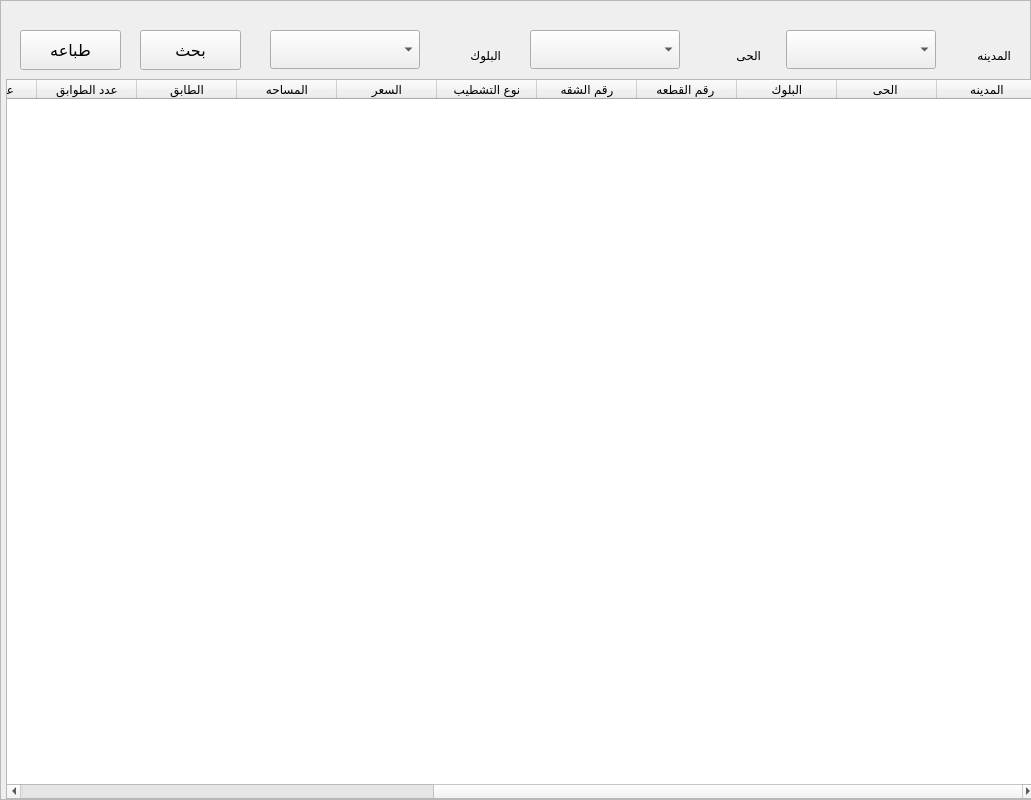
    <widget class="QFrame" name="Doublex_Archiev">
     <property name="geometry">
      <rect>
       <x>0</x>
       <y>0</y>
       <width>1031</width>
       <height>800</height>
      </rect>
     </property>
     <property name="frameShape">
      <enum>QFrame::StyledPanel</enum>
     </property>
     <property name="frameShadow">
      <enum>QFrame::Raised</enum>
     </property>
     <widget class="QPushButton" name="btn_search_9">
      <property name="geometry">
       <rect>
        <x>20</x>
        <y>30</y>
        <width>101</width>
        <height>40</height>
       </rect>
      </property>
      <property name="font">
       <font>
        <family>simplified arabic</family>
        <pointsize>12</pointsize>
       </font>
      </property>
      <property name="cursor">
       <cursorShape>PointingHandCursor</cursorShape>
      </property>
      <property name="text">
       <string>طباعه</string>
      </property>
     </widget>
     <widget class="QComboBox" name="comboBox_31">
      <property name="geometry">
       <rect>
        <x>786</x>
        <y>30</y>
        <width>150</width>
        <height>39</height>
       </rect>
      </property>
     </widget>
     <widget class="QTableWidget" name="tableWidget_16">
      <property name="geometry">
       <rect>
        <x>6</x>
        <y>79</y>
        <width>1031</width>
        <height>720</height>
       </rect>
      </property>
      <property name="layoutDirection">
       <enum>Qt::RightToLeft</enum>
      </property>
      <column>
       <property name="text">
        <string>المدينه</string>
       </property>
      </column>
      <column>
       <property name="text">
        <string>الحى </string>
       </property>
      </column>
      <column>
       <property name="text">
        <string>البلوك</string>
       </property>
      </column>
      <column>
       <property name="text">
        <string>رقم القطعه </string>
       </property>
      </column>
      <column>
       <property name="text">
        <string>رقم الشقه</string>
       </property>
      </column>
      <column>
       <property name="text">
        <string>نوع التشطيب</string>
       </property>
      </column>
      <column>
       <property name="text">
        <string>السعر</string>
       </property>
      </column>
      <column>
       <property name="text">
        <string>المساحه</string>
       </property>
      </column>
      <column>
       <property name="text">
        <string>الطابق</string>
       </property>
      </column>
      <column>
       <property name="text">
        <string>عدد الطوابق</string>
       </property>
      </column>
      <column>
       <property name="text">
        <string>عدد الغرف</string>
       </property>
      </column>
      <column>
       <property name="text">
        <string>نوع الدوبلكس</string>
       </property>
      </column>
      <column>
       <property name="text">
        <string>عدد الحمامات</string>
       </property>
      </column>
      <column>
       <property name="text">
        <string>الكهربا</string>
       </property>
      </column>
      <column>
       <property name="text">
        <string>الغاز</string>
       </property>
      </column>
      <column>
       <property name="text">
        <string>المياه</string>
       </property>
      </column>
      <column>
       <property name="text">
        <string/>
       </property>
      </column>
     </widget>
     <widget class="QLabel" name="label_113">
      <property name="geometry">
       <rect>
        <x>690</x>
        <y>40</y>
        <width>71</width>
        <height>31</height>
       </rect>
      </property>
      <property name="font">
       <font>
        <family>simplified arabic</family>
       </font>
      </property>
      <property name="text">
       <string>الحى</string>
      </property>
     </widget>
     <widget class="QLabel" name="label_111">
      <property name="geometry">
       <rect>
        <x>940</x>
        <y>40</y>
        <width>71</width>
        <height>31</height>
       </rect>
      </property>
      <property name="font">
       <font>
        <family>simplified arabic</family>
       </font>
      </property>
      <property name="text">
       <string>المدينه</string>
      </property>
     </widget>
     <widget class="QComboBox" name="comboBox_29">
      <property name="geometry">
       <rect>
        <x>270</x>
        <y>30</y>
        <width>150</width>
        <height>39</height>
       </rect>
      </property>
     </widget>
     <widget class="QComboBox" name="comboBox_30">
      <property name="geometry">
       <rect>
        <x>530</x>
        <y>30</y>
        <width>150</width>
        <height>39</height>
       </rect>
      </property>
     </widget>
     <widget class="QPushButton" name="btn_search_10">
      <property name="geometry">
       <rect>
        <x>140</x>
        <y>30</y>
        <width>101</width>
        <height>40</height>
       </rect>
      </property>
      <property name="font">
       <font>
        <family>simplified arabic</family>
        <pointsize>12</pointsize>
       </font>
      </property>
      <property name="cursor">
       <cursorShape>PointingHandCursor</cursorShape>
      </property>
      <property name="text">
       <string>بحث</string>
      </property>
     </widget>
     <widget class="QLabel" name="label_112">
      <property name="geometry">
       <rect>
        <x>440</x>
        <y>40</y>
        <width>61</width>
        <height>31</height>
       </rect>
      </property>
      <property name="font">
       <font>
        <family>simplified arabic</family>
       </font>
      </property>
      <property name="text">
       <string>البلوك</string>
      </property>
     </widget>
    </widget>
